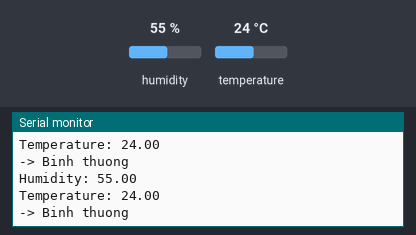
A sketch run on a simulated Arduino Uno, built with avr-gcc and run on an emulated ATmega328P. Parts: the last lines printed to the serial monitor. Inputs (shaded band) come from the test bench; at power-on: humidity 55 %, temperature 24 °C.

Above: at 3.1 s.
3.2 s: humidity set to 22 %
At 5.1 s:
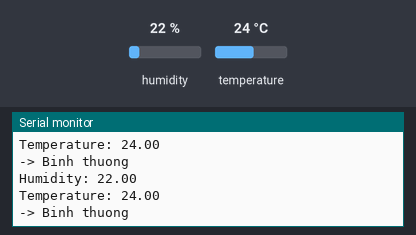
6.3 s: temperature set to 12 °C
At 7.4 s:
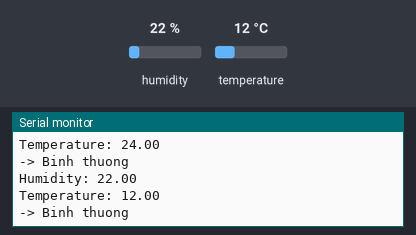
9.4 s: humidity set to 40 %
At 12.0 s:
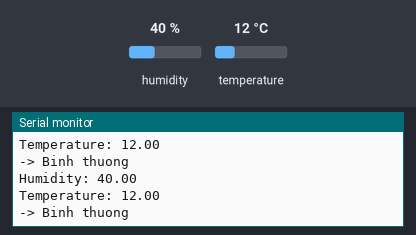
Timing chart, 0 to 13.5 s (numbered marks = the images above; inputs shaded):
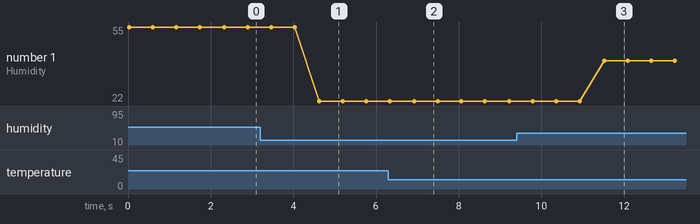

The sketch:

nhietdo_doam.ino
```cpp
#include <IRremote.hpp>
#include <DHT.h>

const int IR_SEND_PIN      = 3;
const int FEEDBACK_LED_PIN = 13;
const int DHT_PIN          = 4;

const int MY_ADDRESS = 0x03;
const int CMD_1      = 0x01;  // Nhiệt độ & độ ẩm vượt ngưỡng
const int CMD_2      = 0x02;  // Bình thường

#define DHT_TYPE DHT11
DHT HT(DHT_PIN, DHT_TYPE);

float humi;
float temp;

void setup() {
    Serial.begin(9600);
    HT.begin();
    IrSender.begin(IR_SEND_PIN, FEEDBACK_LED_PIN);
    Serial.println("--- IR DHT11 SENSOR READY ---");
}

void loop() {
    humi = HT.readHumidity();
    temp = HT.readTemperature();

    // Kiểm tra cảm biến có đọc được không
    if (isnan(humi) || isnan(temp)) {
        Serial.println("Loi doc cam bien DHT11!");
        delay(500);
        return;
    }

    Serial.print("Humidity: ");
    Serial.println(humi);
    Serial.print("Temperature: ");
    Serial.println(temp);

    if (humi > 85 && temp > 29) {  // Vượt ngưỡng → gửi CMD_1
        IrSender.sendRC5(MY_ADDRESS, CMD_1, 0, true);
        Serial.println("-> Vuot nguong nhiet do & do am!");
    } else {                        // Bình thường → gửi CMD_2
        IrSender.sendRC5(MY_ADDRESS, CMD_2, 0, true);
        Serial.println("-> Binh thuong");
    }

    delay(500);
}
```

Measured:
- after the input at 3.2 s, the serial monitor: prints a new line after 1.4 s (image 1)
- after the input at 6.3 s, the serial monitor: prints a new line after 0.64 s (image 2)
- after the input at 9.4 s, the serial monitor: prints a new line after 2.1 s (image 3)
- plotted number 1: 55 → 22 after the input at 3.2 s, 22 → 40 after the input at 9.4 s
